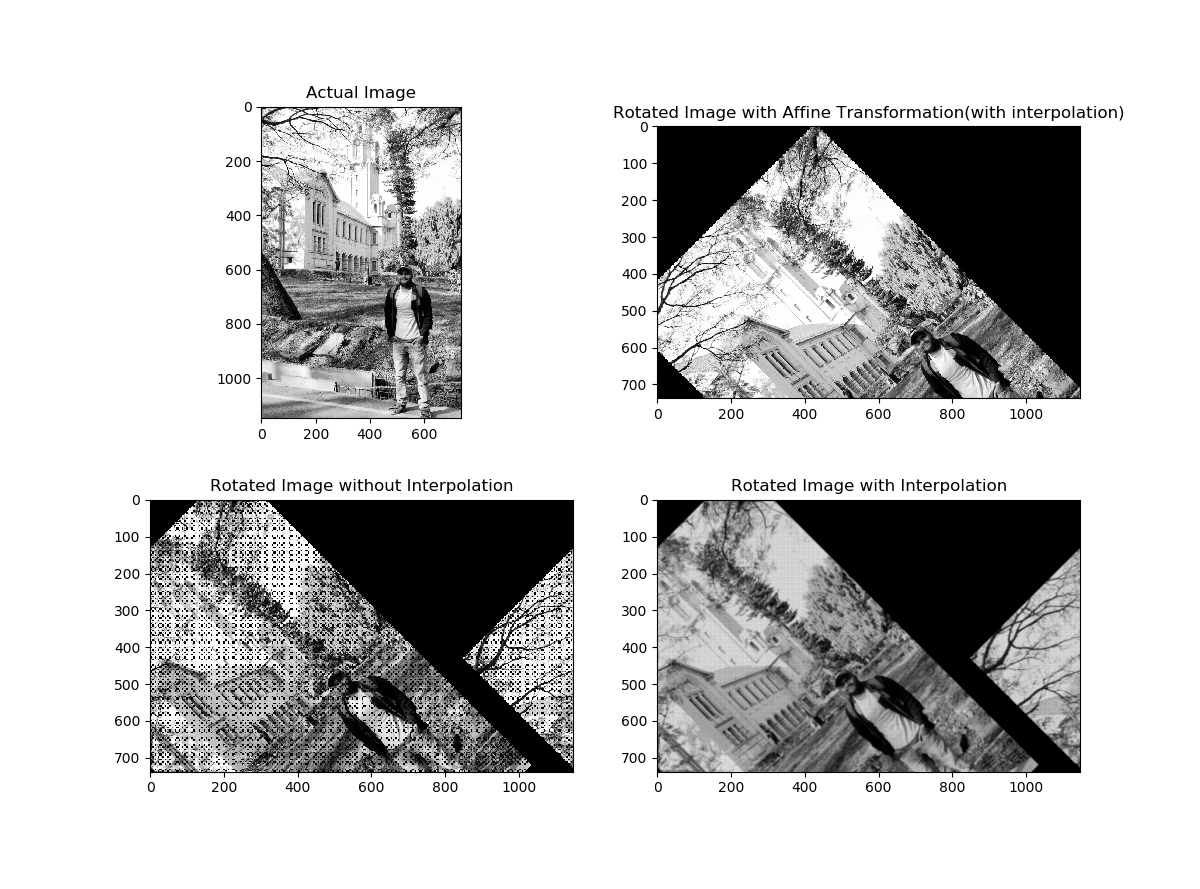

Here is the Python script that generated this plot:
import cv2
import numpy as np
import math
import matplotlib.pyplot as plt

def affine_traformation_rotation(img, rotationAngle):

    center = tuple(np.array(img.shape[0:2]) / 2)
    rot_mat = cv2.getRotationMatrix2D(center, rotationAngle, 1.0)
    return cv2.warpAffine(img, rot_mat, img.shape[0:2], flags=cv2.INTER_NEAREST)

# Used basic formula to rotate an image. Affine trasformation uses advanced way to get
# quality output.
def rotate_image_without_interpolation(img, rotationAngle):

    # Source image dimensions
    h = img.shape[0]
    w = img.shape[1]

    # Finding center of the source image
    xm, ym = tuple(np.array(img.shape[0:2]) / 2)

    # Declaring empty numpy array to store output pixcels
    rotate_img = np.zeros((w, h))

    for i in range(0, h):
        for j in range(0, w):
            try:
                new_x_position = math.floor((i - xm) * math.cos(rotationAngle) - (j-ym) * math.sin(rotationAngle) + xm)
                new_y_position = math.floor((i - xm) * math.sin(rotationAngle) + (j-ym) * math.cos(rotationAngle) + ym)

                rotate_img[new_x_position, new_y_position] = img[i, j]

            except IndexError:
                pass

    return rotate_img

def image_show(img):
    cv2.imshow("OrgImg", img)
    cv2.waitKey(0)
    cv2.destroyAllWindows()

# Reading image
img = cv2.imread("../pic.jpg", cv2.IMREAD_GRAYSCALE)

# Rotating image without interpolation
img_without_interpolation = rotate_image_without_interpolation(img, math.pi/4)

# Rotating image using affine transformation
img_with_interpolation = affine_traformation_rotation(img, 45)

fig = plt.figure(figsize=(12, 10))
ax1 = fig.add_subplot(2, 2, 1)
ax1.title.set_text("Actual Image")
ax1.imshow(img, cmap='gray')

ax2 = fig.add_subplot(2, 2, 2)
ax2.title.set_text("Rotated Image with Affine Transformation(with interpolation)")
ax2.imshow(img_with_interpolation, cmap='gray')

ax3 = fig.add_subplot(2, 2, 3)
ax3.title.set_text("Rotated Image without Interpolation")
ax3.imshow(img_without_interpolation, cmap='gray')

ax4 = fig.add_subplot(2, 2, 4)
ax4.title.set_text("Rotated Image with Interpolation")
# Apply interpolation while displaying image
ax4.imshow(img_without_interpolation, cmap='gray', interpolation='bicubic')

plt.show(block=True)
